Frame 1 (no input): blank canvas, image omitted
Frame 60 (the mouse pressed at the canvas centre just before this capture): blank canvas, image omitted
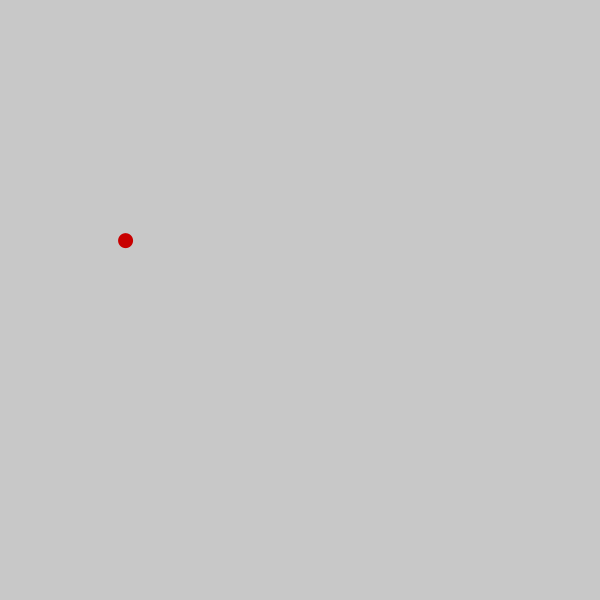
Frame 120 (the mouse held since frame 60 and released just before this capture)

The Processing sketch whose frames 1 and 60 were blank and that drew this single picture after the mouse press (run headless with seeded random() and noise(); from frame 60 on, the mouse is pressed at the canvas centre):

// Processing sketch: Dot_01_moving
// ── Dot_01_moving.pde
dot A;

void setup(){
  size(600,600);
  smooth();
  
  A = new dot(random(width), random(height), 15, color(200,0,0));
  
  frameRate(24);
}


void draw(){
  background(200);
  A.display();
}

// ── dot.pde
class dot {
  // lista di variabili
  float x, y, w;
  color c;

  float vx, vy; // velocità

  dot(float _x, float _y, float _w, color _c) {
    x = _x;
    y = _y;
    w = _w;
    c = _c;
    
    vx = random(3);
    vy = random(3);
  }

  void display() {
    fill(c);
    noStroke();
    ellipse(x,y,w,w);
    
    x += vx;
    y += vy;
    
    // non uscire
    if(x > width){
      x = 0;
    }
    
    if(x < 0){
      x = width;
    }
    
    if(y > height){
      y = 0;
    }
    
    if(y < 0){
      x = height;
    }
    
  }
}
